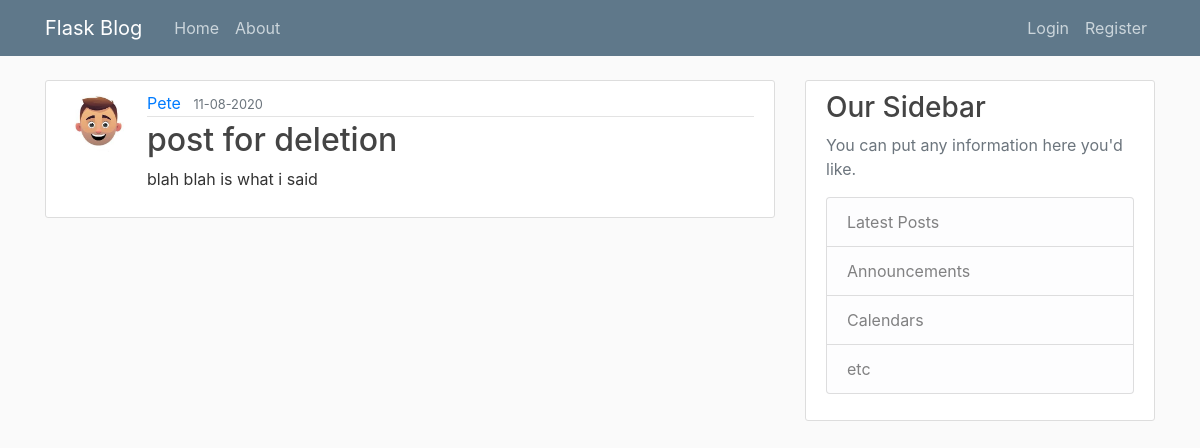
Page /post/3 on the earlier database version.
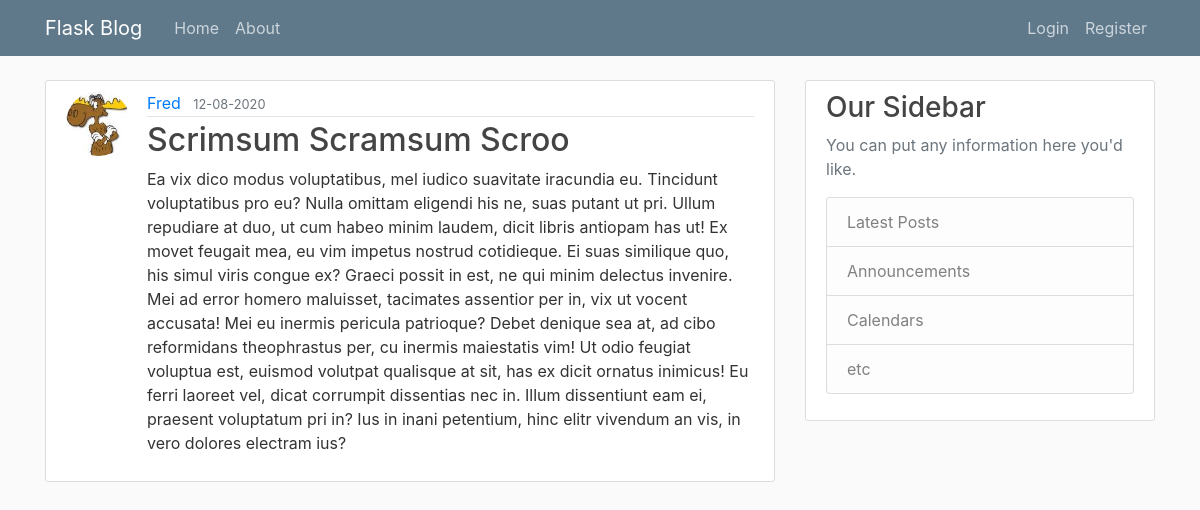
Same page on the later database version.
### flaskblog/models.py (models this page shows, shortened)
class User(db.Model, UserMixin):
    id = db.Column(db.Integer, primary_key=True)
    username = db.Column(db.String(20), unique=True, nullable=False)
    email = db.Column(db.String(120), unique=True, nullable=False)
    image_file = db.Column(db.String(20), nullable=False,
                           default='default.jpg')
    password = db.Column(db.String(60), nullable=False)
    posts = db.relationship('Post', backref='author', lazy=True)

class Post(db.Model):
    id = db.Column(db.Integer, primary_key=True)
    title = db.Column(db.String(100), nullable=False)
    date_posted = db.Column(db.DateTime, nullable=False,
                            default=datetime.utcnow)
    content = db.Column(db.Text, nullable=False)
    user_id = db.Column(db.Integer, db.ForeignKey('user.id'), nullable=False)

### flaskblog/routes.py (the view)
@app.route('/post/<int:post_id>')
def post(post_id):
    post = Post.query.get_or_404(post_id)
    return render_template('post.html', title=post.title, post=post)

### flaskblog/templates/post.html (shortened to what this page needs)
{% extends "layout.html" %}
{% block content %}
    <article class="media content-section">
        <img class="rounded-circle article-img" src="{{ url_for('static', filename='profile_pics/' + post.author.image_file) }}" alt="">
        <div class="media-body">
            <div class="article-metadata">
            <a class="mr-2" href="#">{{ post.author.username }}</a>
            <small class="text-muted">{{ post.date_posted.strftime('%d-%m-%Y') }}</small>
            </div>
            <h2 class="article-title">{{ post.title }}</h2>
            <p class="article-content">{{ post.content }}</p>
        </div>
    </article>
{% endblock content %}

Differences in the rows shown:
no longer on this page (row unchanged): User: image_file (placeholder picture), author.username "Pete"
now on this page (row unchanged): User: image_file (picture), author.username "Fred"
changed Post: date_posted "11-08-2020" → "12-08-2020"; title "post for deletion" → "Scrimsum Scramsum Scroo"; content "blah blah is what i said" → "Ea vix dico modus voluptatibus, mel iudico suavitate iracundia eu. Tincidunt voluptatibus pro eu? Nulla omittam eligendi his ne, suas putant ut pri. Ullum repudiare at duo, ut cum habeo minim laudem, dicit libris antiopam has ut! Ex movet feugait mea, eu vim impetus nostrud cotidieque. Ei suas similique quo, his simul viris congue ex? Graeci possit in est, ne qui minim delectus invenire. Mei ad error homero maluisset, tacimates assentior per in, vix ut vocent accusata! Mei eu inermis pericula patrioque? Debet denique sea at, ad cibo reformidans theophrastus per, cu inermis maiestatis vim! Ut odio feugiat voluptua est, euismod volutpat qualisque at sit, has ex dicit ornatus inimicus! Eu…"
